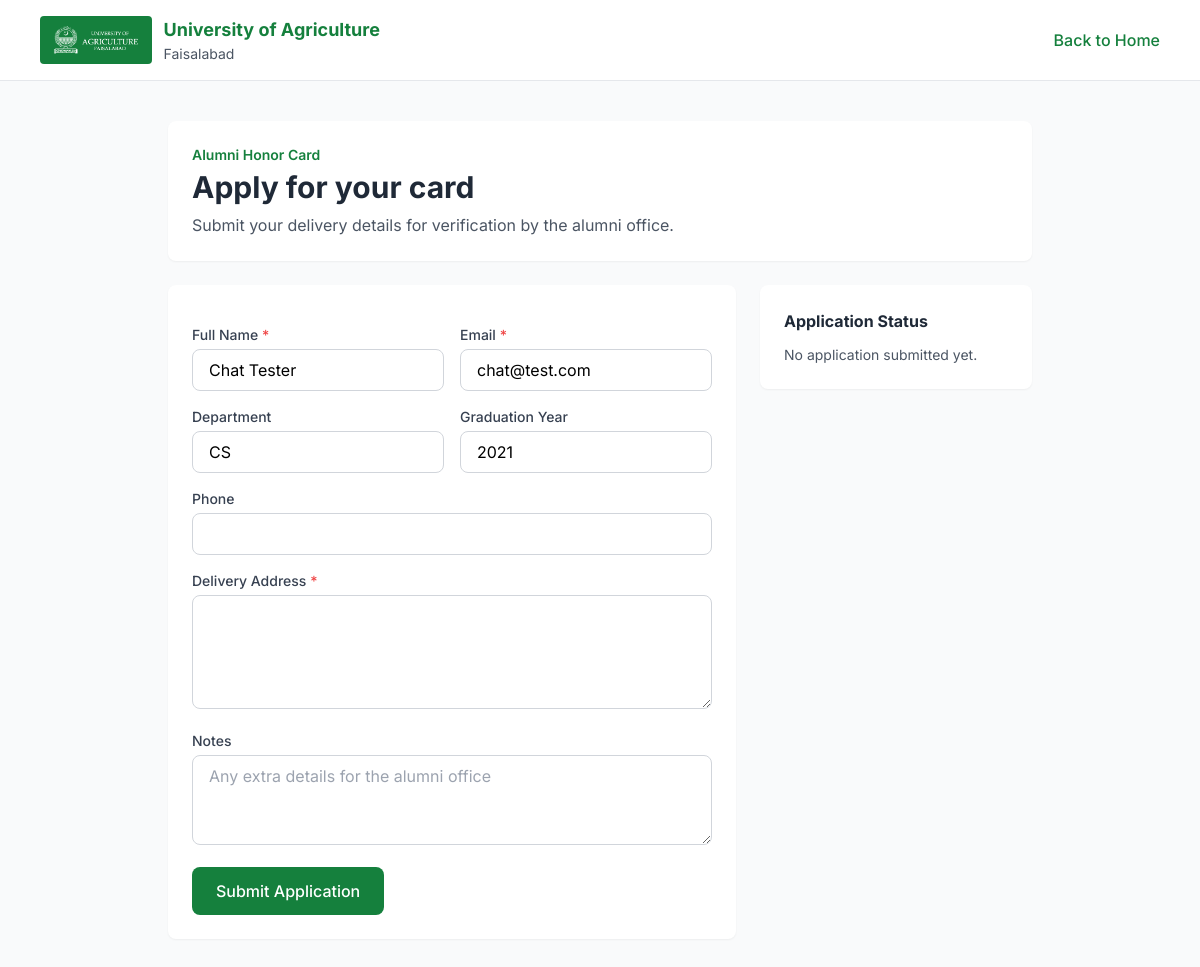
/admin/index.php?action=honor_card_apply (signed in), run on the app's committed database.
### tables this page shows
CREATE TABLE `alumni` (
  `alumni_id` int(11) NOT NULL,
  `user_id` int(11) NOT NULL,
  `name` varchar(255) NOT NULL,
  `phone` varchar(20) DEFAULT NULL,
  `graduation_year` int(4) DEFAULT NULL,
  `department` varchar(100) DEFAULT NULL,
  `degree` varchar(100) DEFAULT NULL,
  `current_job` varchar(255) DEFAULT NULL,
  `company` varchar(255) DEFAULT NULL,
  `address` text DEFAULT NULL,
  `profile_picture` varchar(255) DEFAULT NULL,
  `bio` text DEFAULT NULL,
  `achievements` text DEFAULT NULL,
  `skills` text DEFAULT NULL,
  `updated_at` datetime DEFAULT NULL ON UPDATE current_timestamp(),
  `latitude` decimal(10,7) DEFAULT NULL,
  `longitude` decimal(10,7) DEFAULT NULL,
  `geocoded_address` varchar(500) DEFAULT NULL
);

CREATE TABLE `users` (
  `user_id` int(11) NOT NULL,
  `email` varchar(255) NOT NULL,
  `password` varchar(255) NOT NULL,
  `role` varchar(50) NOT NULL DEFAULT 'alumni',
  `created_at` datetime NOT NULL DEFAULT current_timestamp(),
  `status` varchar(20) DEFAULT 'active'
);

### admin/controllers/HonorCardController.php (called while the page is built, shortened)
<?php
require_once __DIR__ . '/../includes/helpers.php';
require_once __DIR__ . '/../models/HonorCardApplication.php';
require_once __DIR__ . '/../models/Alumni.php';
class HonorCardController {
    private $model;
    public function __construct() {
        $this->model = new HonorCardApplication();
    }
    public function applyForm() {
        $profile = null;
        $application = null;
        if (($_SESSION['role'] ?? '') === 'alumni' && !empty($_SESSION['user_id'])) {
            $alumniModel = new Alumni();
            $profile = $alumniModel->getByUserId($_SESSION['user_id']);
            $application = $this->model->getByUser($_SESSION['user_id']);
        }
        require __DIR__ . '/../views/honor_card/apply.php';
    }
}

### admin/models/Alumni.php (called while the page is built, shortened)
<?php
require_once __DIR__ . '/../config/database.php';
class Alumni {
    private $conn;
    private $table = 'alumni';
    public function __construct() {
        $database = new Database();
        $this->conn = $database->getConnection();
    }
    public function getByUserId($userId) {
        $query = "SELECT a.*, u.email, u.role, u.status
                  FROM " . $this->table . " a
                  INNER JOIN users u ON a.user_id = u.user_id
                  WHERE a.user_id = :user_id";
        $stmt = $this->conn->prepare($query);
        $stmt->bindParam(':user_id', $userId);
        $stmt->execute();
        return $stmt->fetch();
    }
}

### admin/config/database.php (called while the page is built, shortened)
<?php
class Database {
    private $host = 'localhost';
    private $db_name = 'alumni_portal';
    private $username = 'root';
    private $password = '';
    public function getConnection() {
        $this->conn = null;
        try {
            $this->conn = new PDO(
                "mysql:host=" . $this->host . ";dbname=" . $this->db_name . ";charset=utf8mb4",
                $this->username,
                $this->password,
                [
                    PDO::ATTR_ERRMODE => PDO::ERRMODE_EXCEPTION,
                    PDO::ATTR_DEFAULT_FETCH_MODE => PDO::FETCH_ASSOC,
                    PDO::ATTR_EMULATE_PREPARES => false
                ]
            );
        } catch(PDOException $exception) {
            error_log("Connection error: " . $exception->getMessage());
        }
        return $this->conn;
    }
}

### admin/includes/helpers.php (called while the page is built, shortened)
<?php
function e($str) {
    return htmlspecialchars($str ?? '', ENT_QUOTES, 'UTF-8');
}

### admin/models/HonorCardApplication.php (called while the page is built, shortened)
<?php
require_once __DIR__ . '/../config/database.php';
class HonorCardApplication {
    private $conn;
    public function __construct() {
        $db = new Database();
        $this->conn = $db->getConnection();
    }
    public function getByUser($userId) {
        $stmt = $this->conn->prepare("SELECT * FROM honor_card_applications WHERE user_id = ?");
        $stmt->execute([$userId]);
        return $stmt->fetch();
    }
}

### admin/views/honor_card/apply.php (the view, shortened to what this page needs)
<!DOCTYPE html>
<html lang="en">
<?php include __DIR__ . '/../shared/head.php'; ?>
<body class="bg-gray-50">
<header class="bg-white border-b border-gray-200">
    <div class="max-w-6xl mx-auto px-4 py-4 flex items-center justify-between">
        <a href="../index.php" class="flex items-center gap-3">
            <img src="../assets/logo.png" alt="UAF Logo" class="h-12 w-auto bg-green-700 rounded px-3 py-2">
            <div>
                <p class="font-bold text-green-700 text-lg">University of Agriculture</p>
                <p class="text-sm text-gray-600">Faisalabad</p>
            </div>
        </a>
        <a href="../index.php" class="text-green-700 hover:underline font-medium">Back to Home</a>
    </div>
</header>
<main class="min-h-screen py-10">
    <div class="px-4 max-w-4xl mx-auto">
        <div class="bg-white rounded-lg shadow-sm p-6 mb-6">
            <div class="flex items-start justify-between gap-4 flex-wrap">
                <div>
                    <p class="text-sm text-green-700 font-semibold mb-1">Alumni Honor Card</p>
                    <h1 class="text-3xl font-bold text-gray-800">Apply for your card</h1>
                    <p class="text-gray-600 mt-2">Submit your delivery details for verification by the alumni office.</p>
                </div>
            </div>
        </div>
        <div class="grid grid-cols-1 lg:grid-cols-3 gap-6">
            <div class="lg:col-span-2 bg-white rounded-lg shadow-sm p-6">
                <form method="POST" action="index.php?action=honor_card_submit" class="space-y-4">
                    <div class="grid grid-cols-1 md:grid-cols-2 gap-4">
                        <div>
                            <label class="block text-sm font-medium text-gray-700 mb-1">Full Name <span class="text-red-500">*</span></label>
                            <input type="text" name="applicant_name" value="<?= e($profile['name'] ?? $_SESSION['name'] ?? '') ?>" required class="w-full px-4 py-2 border border-gray-300 rounded-lg focus:ring-2 focus:ring-green-500 focus:border-green-500 outline-none">
                        </div>
                        <div>
                            <label class="block text-sm font-medium text-gray-700 mb-1">Email <span class="text-red-500">*</span></label>
                            <input type="email" name="applicant_email" value="<?= e($profile['email'] ?? '') ?>" required class="w-full px-4 py-2 border border-gray-300 rounded-lg focus:ring-2 focus:ring-green-500 focus:border-green-500 outline-none">
                        </div>
                    </div>
                    <div class="grid grid-cols-1 md:grid-cols-2 gap-4">
                        <div>
                            <label class="block text-sm font-medium text-gray-700 mb-1">Department</label>
                            <input type="text" name="department" value="<?= e($profile['department'] ?? '') ?>" class="w-full px-4 py-2 border border-gray-300 rounded-lg focus:ring-2 focus:ring-green-500 focus:border-green-500 outline-none">
                        </div>
                        <div>
                            <label class="block text-sm font-medium text-gray-700 mb-1">Graduation Year</label>
                            <input type="number" name="graduation_year" min="1900" max="2100" value="<?= e($profile['graduation_year'] ?? '') ?>" class="w-full px-4 py-2 border border-gray-300 rounded-lg focus:ring-2 focus:ring-green-500 focus:border-green-500 outline-none">
                        </div>
                    </div>
                    <div>
                        <label class="block text-sm font-medium text-gray-700 mb-1">Phone</label>
                        <input type="text" name="phone" value="<?= e($application['phone'] ?? $profile['phone'] ?? '') ?>" class="w-full px-4 py-2 border border-gray-300 rounded-lg focus:ring-2 focus:ring-green-500 focus:border-green-500 outline-none">
                    </div>
                    <div>
                        <label class="block text-sm font-medium text-gray-700 mb-1">Delivery Address <span class="text-red-500">*</span></label>
                        <textarea name="delivery_address" rows="4" required class="w-full px-4 py-2 border border-gray-300 rounded-lg focus:ring-2 focus:ring-green-500 focus:border-green-500 outline-none"><?= e($application['delivery_address'] ?? $profile['address'] ?? '') ?></textarea>
                    </div>
                    <div>
                        <label class="block text-sm font-medium text-gray-700 mb-1">Notes</label>
                        <textarea name="notes" rows="3" class="w-full px-4 py-2 border border-gray-300 rounded-lg focus:ring-2 focus:ring-green-500 focus:border-green-500 outline-none" placeholder="Any extra details for the alumni office"><?= e($application['notes'] ?? '') ?></textarea>
                    </div>
                    <button class="bg-green-700 text-white px-6 py-3 rounded-lg hover:bg-green-800 font-medium">
                        <?= $application ? 'Update Application' : 'Submit Application' ?>
                    </button>
                </form>
            </div>
            <div class="bg-white rounded-lg shadow-sm p-6 h-fit">
                <h2 class="font-bold text-gray-800 mb-3">Application Status</h2>
                <?php if ($application): ?>
                    <div class="space-y-3 text-sm text-gray-600">
                        <p><span class="font-medium text-gray-800">Applied:</span> <?= date('M d, Y', strtotime($application['applied_at'])) ?></p>
                        <p><span class="font-medium text-gray-800">Status:</span> <?= e(ucfirst($application['status'])) ?></p>
                        <?php if (!empty($application['admin_notes'])): ?>
                            <p><span class="font-medium text-gray-800">Admin Notes:</span><br><?= e($application['admin_notes']) ?></p>
                        <?php endif; ?>
                    </div>
                <?php else: ?>
                    <p class="text-sm text-gray-600">No application submitted yet.</p>
                <?php endif; ?>
            </div>
        </div>
    </div>
</main>
</body>
</html>

### admin/views/shared/head.php (style rules this page uses)
:root { --primary-green: #1a5f3f; --primary-green-dark: #0f4a2f; --primary-green-light: #2d7a5a; }
body { font-family: 'Inter', sans-serif; }

### data on the page
alumni: applicant_name "Chat Tester", applicant_email "chat@test.com", department "CS", graduation_year "2021"
